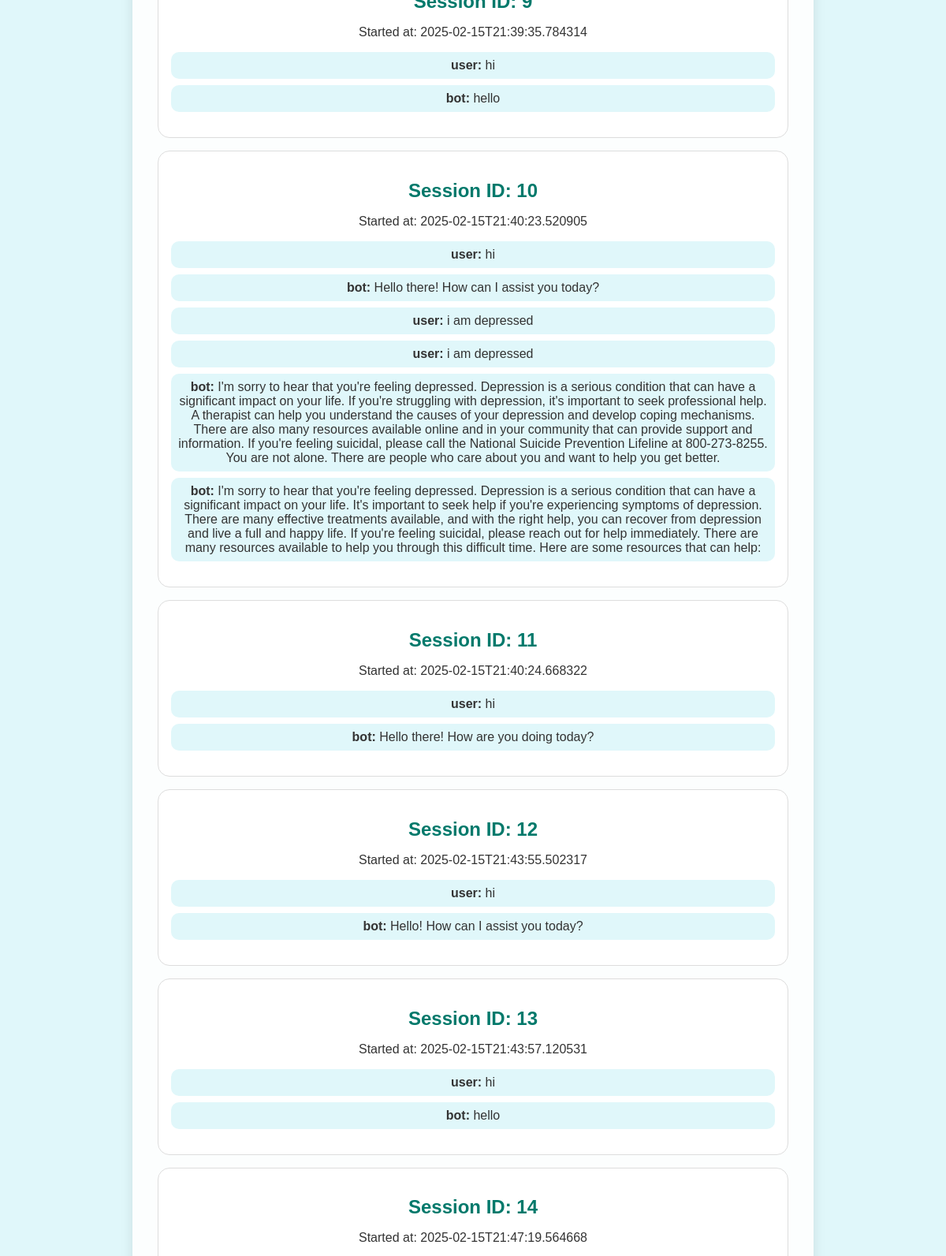
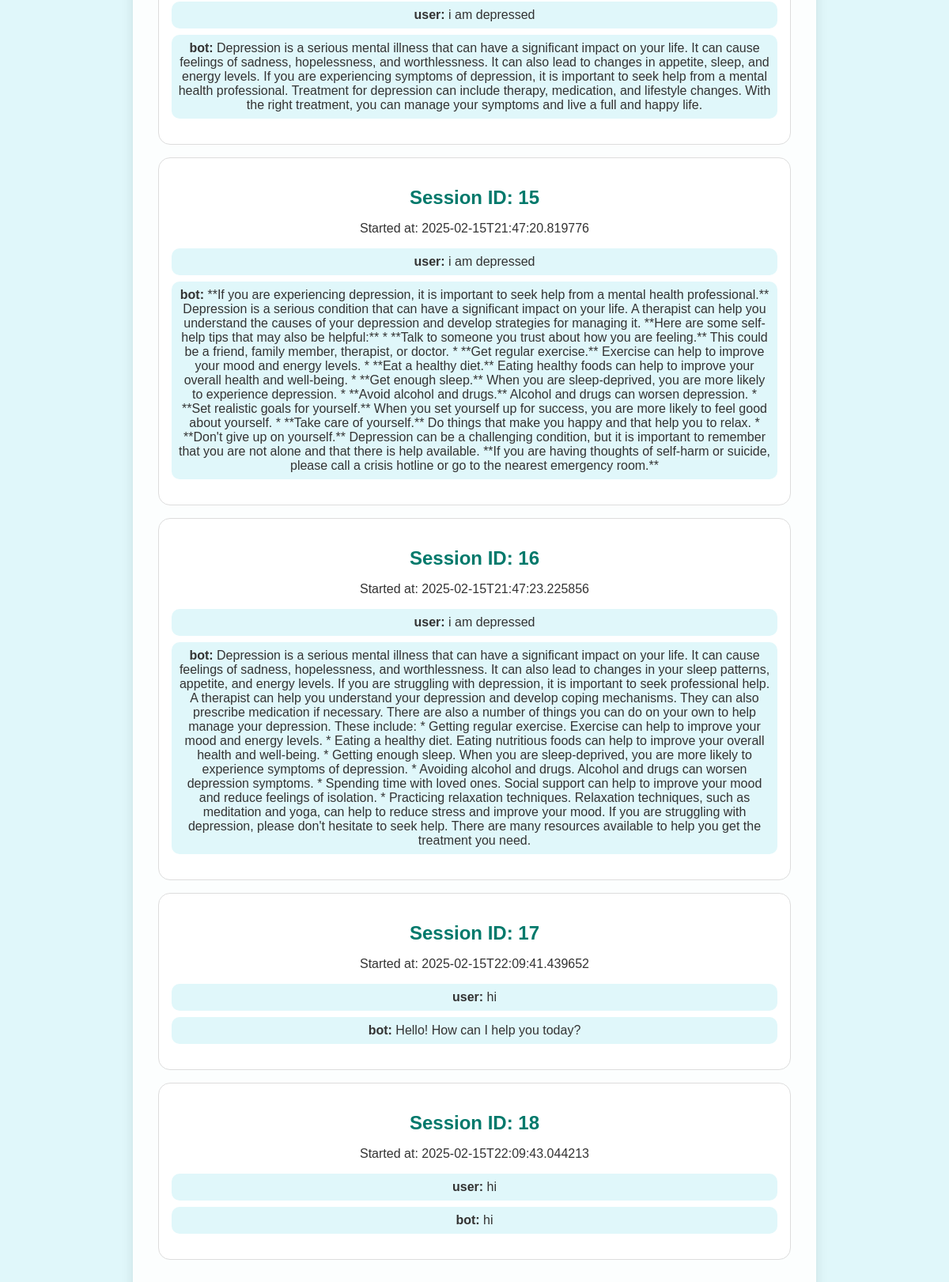
The app's page /history with its own data (2 pictures, top to bottom).
### models.py (models this page shows)
class Message(db.Model):
    id = db.Column(db.Integer, primary_key=True)
    session_id = db.Column(db.Integer, db.ForeignKey('chat_session.id'), nullable=False)
    sender = db.Column(db.String(10), nullable=False)  # 'user' or 'bot'
    content = db.Column(db.Text, nullable=False)
    timestamp = db.Column(db.DateTime, default=datetime.utcnow)
    def to_dict(self):
        return {
            'id': self.id,
            'sender': self.sender,
            'content': self.content,
            'timestamp': self.timestamp.isoformat()
        }

### app.py (the view)
@app.route('/history')
def history():
    sessions = ChatSession.query.all()
    history = []
    for session in sessions:
        messages = Message.query.filter_by(session_id=session.id).order_by(Message.timestamp.asc()).all()
        session_history = {
            'session_id': session.id,
            'started_at': session.started_at.isoformat(),
            'messages': [m.to_dict() for m in messages]
        }
        history.append(session_history)
    return render_template('history.html', history=history)

### templates/history.html (shortened to what this page needs)
<!DOCTYPE html>
<html lang="en">
<head>
</head>
<body>
    <div class="container">
        <div class="history">
            {% for session in history %}
                <div class="session">
                    <h2>Session ID: {{ session.session_id }}</h2>
                    <p>Started at: {{ session.started_at }}</p>
                    <ul>
                        {% for message in session.messages %}
                            <li class="message {% if message.sender == 'user' %}user-message{% else %}bot-message{% endif %}">
                                <strong>{{ message.sender }}:</strong> {{ message.content }}
                            </li>
                        {% endfor %}
                    </ul>
                </div>
            {% endfor %}
        </div>
    </div>
</body>
</html>

### templates/history.html (style rules this page uses)
body { font-family: 'Arial', sans-serif; background-image: url('https://www.transparenttextures.com/patterns/soft-wallpaper.png'); background-color: #e0f7fa; color: #333; margin: 0; padding: 0; display: flex; justify-content: center; align-items: center; height: 100vh; animation: fadeIn 2s ease-in-out; }
.container { background-color: rgba(255, 255, 255, 0.9); padding: 2rem; border-radius: 15px; box-shadow: 0 8px 16px rgba(0, 0, 0, 0.1); width: 90%; max-width: 800px; text-align: center; animation: slideIn 1s ease-in-out; }
.history { margin-top: 1rem; }
.session { background-color: rgba(255, 255, 255, 0.9); border: 1px solid #ddd; border-radius: 15px; padding: 1rem; margin-bottom: 1rem; animation: fadeIn 0.5s ease-in-out; }
.session h2 { color: #00796b; margin-bottom: 0.5rem; }
.session ul { list-style-type: none; padding: 0; }
.session li { padding: 0.5rem; border-radius: 10px; margin-bottom: 0.5rem; background-color: #e0f7fa; color: #333; animation: fadeIn 0.5s ease-in-out; }

### records on screen
Message: sender "user", content "hi"
Message: sender "bot", content "hello"
Message: sender "user", content "hi"
Message: sender "bot", content "Hello there! How can I assist you today?"
Message: sender "user", content "i am depressed"
Message: sender "user", content "i am depressed"
Message: sender "bot", content "I'm sorry to hear that you're feeling depressed. Depression is a serious condition that can have a significant impact on your life. If you're struggling with depression, it's important to seek professional help. A therapist can help you understand the causes of your depression and develop coping mechanisms. There are also many resources available online and in your community that can provide support and information. If you're feeling suicidal, please call the National Suicide Prevention Lifeline at 800-273-8255. You are not alone. There are people who care about you and want to help you get better."
Message: sender "bot", content "I'm sorry to hear that you're feeling depressed. Depression is a serious condition that can have a significant impact on your life. It's important to seek help if you're experiencing symptoms of depression. There are many effective treatments available, and with the right help, you can recover from depression and live a full and happy life. If you're feeling suicidal, please reach out for help immediately. There are many resources available to help you through this difficult time. Here are some resources that can help:"
Message: sender "user", content "hi"
Message: sender "bot", content "Hello there! How are you doing today?"
Message: sender "user", content "hi"
Message: sender "bot", content "Hello! How can I assist you today?"
Message: sender "user", content "hi"
Message: sender "bot", content "hello"
Message: sender "user", content "i am depressed"
Message: sender "bot", content "Depression is a serious mental illness that can have a significant impact on your life. It can cause feelings of sadness, hopelessness, and worthlessness. It can also lead to changes in appetite, sleep, and energy levels. If you are experiencing symptoms of depression, it is important to seek help from a mental health professional. Treatment for depression can include therapy, medication, and lifestyle changes. With the right treatment, you can manage your symptoms and live a full and happy life."
Message: sender "user", content "i am depressed"
Message: sender "bot", content "**If you are experiencing depression, it is important to seek help from a mental health professional.** Depression is a serious condition that can have a significant impact on your life. A therapist can help you understand the causes of your depression and develop strategies for managing it. **Here are some self-help tips that may also be helpful:** * **Talk to someone you trust about how you are feeling.** This could be a friend, family member, therapist, or doctor. * **Get regular exercise.** Exercise can help to improve your mood and energy levels. * **Eat a healthy diet.** Eating healthy foods can help to improve your overall health and well-being. * **Get enough sleep.** When you are…"
Message: sender "user", content "i am depressed"
Message: sender "bot", content "Depression is a serious mental illness that can have a significant impact on your life. It can cause feelings of sadness, hopelessness, and worthlessness. It can also lead to changes in your sleep patterns, appetite, and energy levels. If you are struggling with depression, it is important to seek professional help. A therapist can help you understand your depression and develop coping mechanisms. They can also prescribe medication if necessary. There are also a number of things you can do on your own to help manage your depression. These include: * Getting regular exercise. Exercise can help to improve your mood and energy levels. * Eating a healthy diet. Eating nutritious foods can help…"
Message: sender "user", content "hi"
Message: sender "bot", content "Hello! How can I help you today?"
Message: sender "user", content "hi"
Message: sender "bot", content "hi"

### other values on screen
{{ session.started_at }} "2025-02-15T21:39:35.784314" "2025-02-15T21:40:23.520905" "2025-02-15T21:40:24.668322" "2025-02-15T21:43:55.502317" "2025-02-15T21:43:57.120531" "2025-02-15T21:47:19.564668" "2025-02-15T21:47:20.819776" "2025-02-15T21:47:23.225856" "2025-02-15T22:09:41.439652" "2025-02-15T22:09:43.044213"
{{ session.session_id }} "10" "11" "12" "13" "14" "15" "16" "17" "18"
